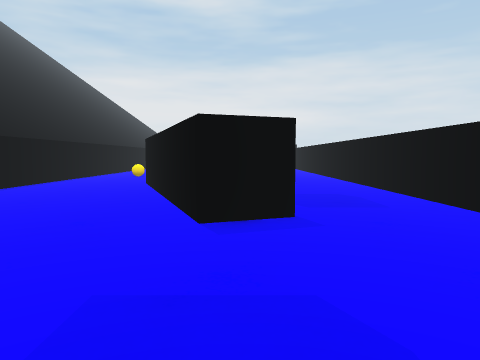
view 1 (above)

24 first-person views from a walk through a Unity game level. The camera is 0.62 m above the floor, tilts 4° down and sees 70° across. The floor is counted in squares, 1 m on a side. Each view is taken from the middle of a square. On the plan, view 1 faces up. The plan holds only what a view shows up to about 10 squares ahead; the rest is blank. The place goes on beyond the plan. The player is left out.

view 2
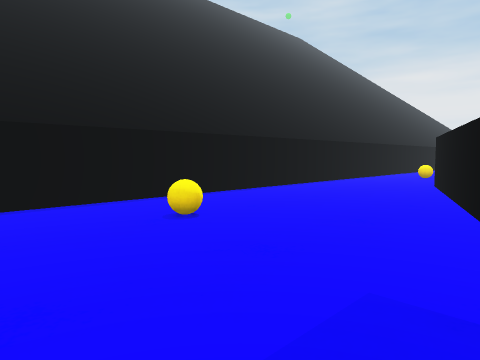

view 3
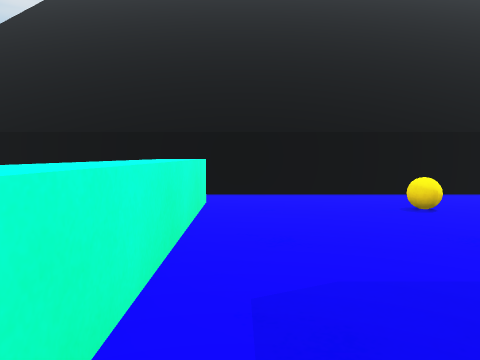

view 4
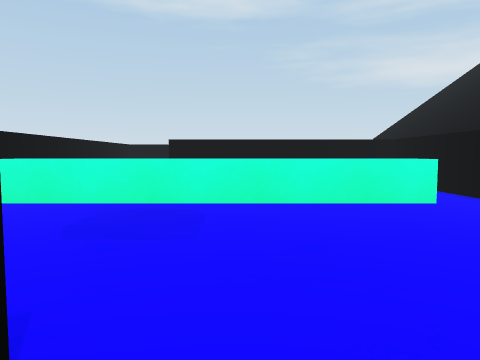

view 5
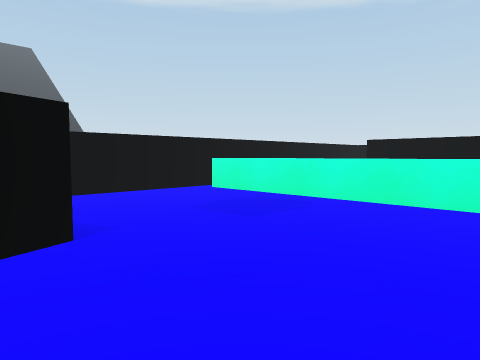

view 6
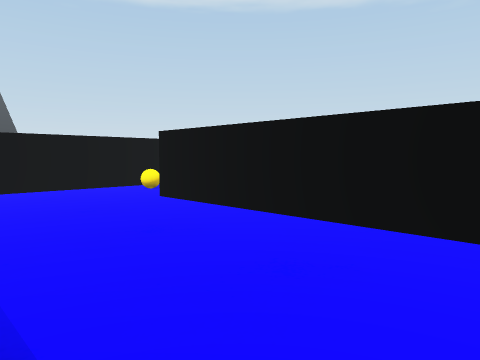

view 7
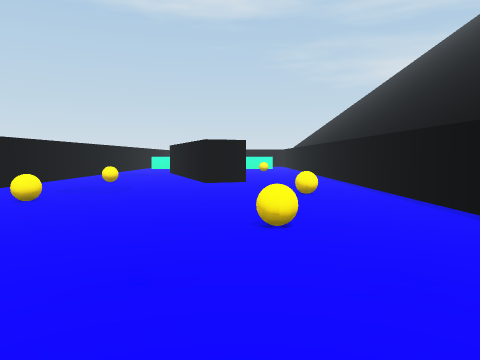

view 8
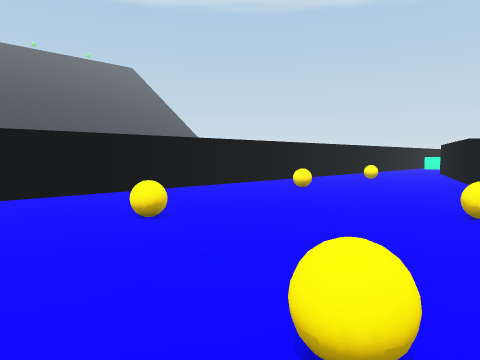

view 9
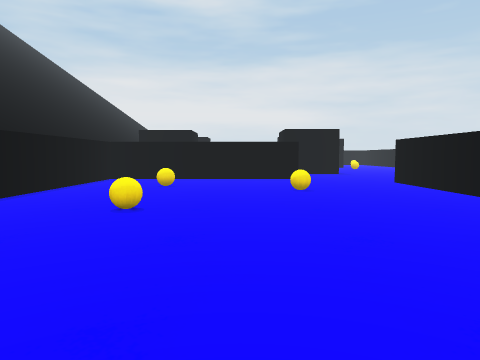

view 10
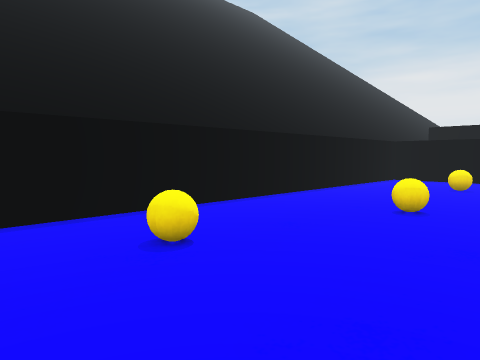

view 11
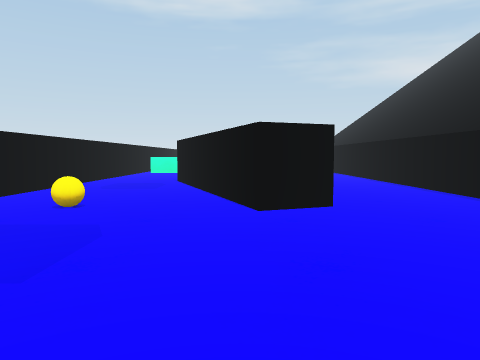

view 12
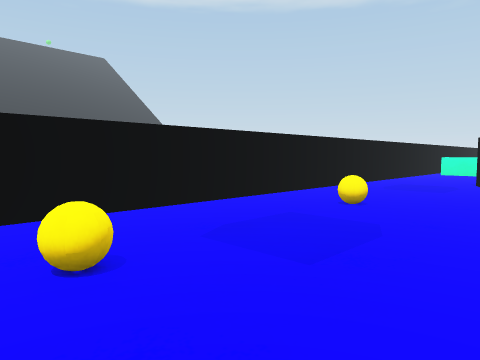

view 13
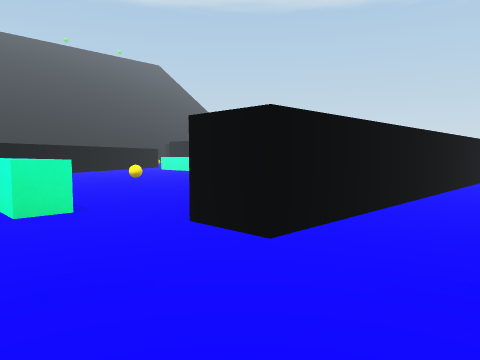

view 14
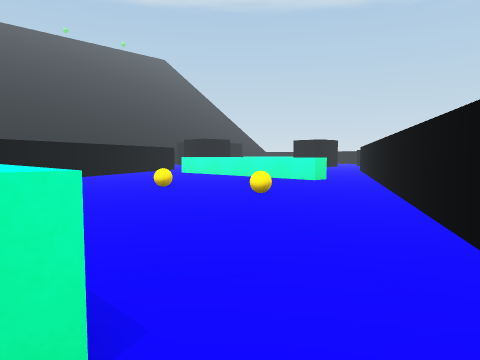

view 15
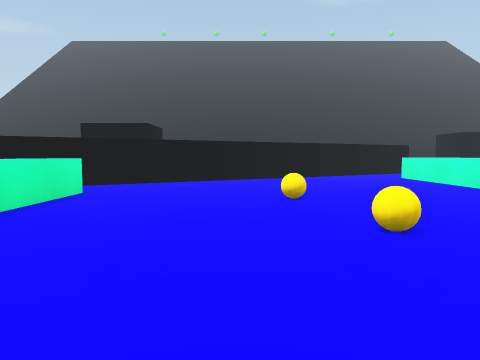

view 16
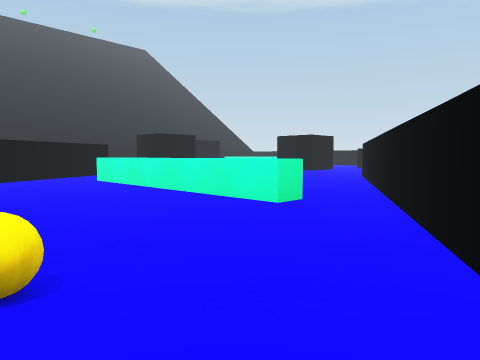

view 17
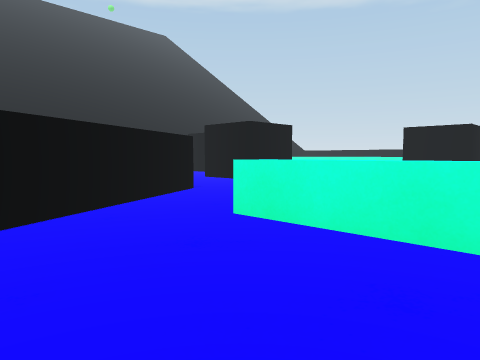

view 18
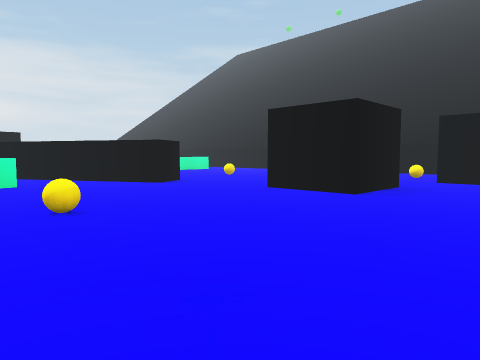

view 19
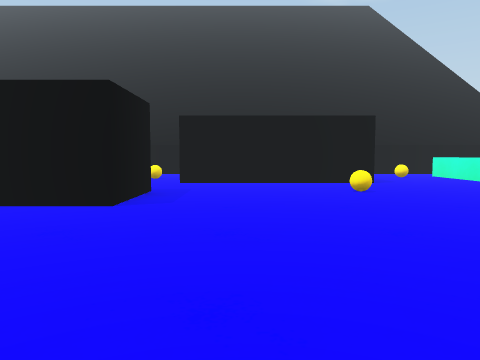

view 20
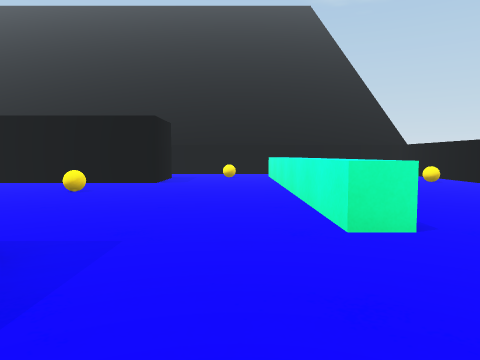

view 21
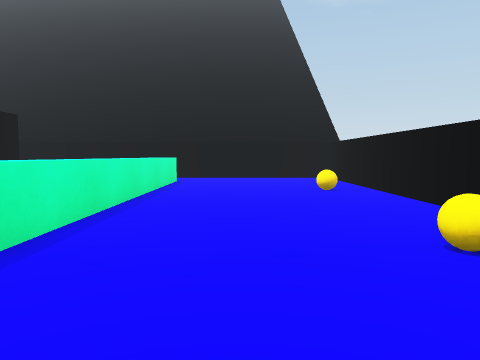

view 22
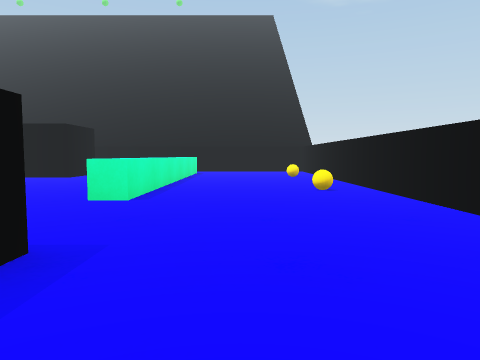

view 23
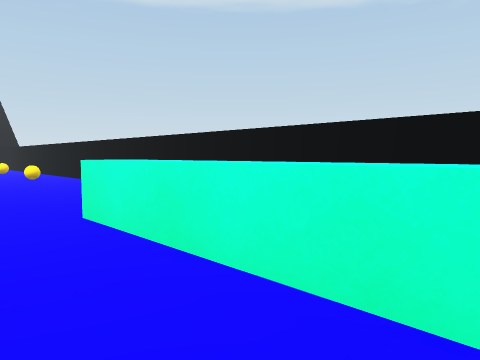

view 24
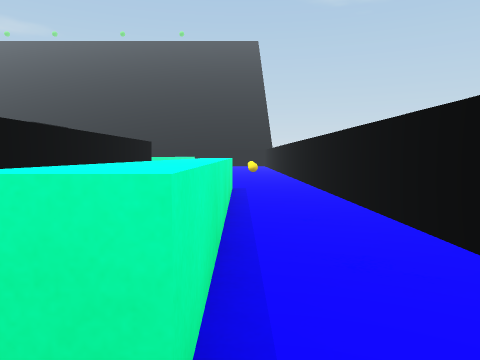

### Floor plan
Key: @ floor where view 1 was taken; # wall or solid block; . floor; ^ raised ledge; B ball; C black cube; O other object.
Columns run from 5 left of view 1 to 26 right of it. Each row starts with its distance up from view 1.
 19       ....       ## CC
 18 ######....^^  ^^..# CC
 17 #.......#.........##
 16 #.B.....# .........#
 15 #....B..##.........##
 14 #.......###..B.B....#
 13 #..B....# ##........##
 12 #.......#  #.........#
 11 #.....B.#  ##........##
 10 #.B.....#   #.^^^^^^..##.
  9 #.......#   ##..   ...#...
  8 #..##.B.#    #..   .......
  7 #..##...#    ##..  ......
  6 #...#...#     #..  B...CCC
  5 #...##..#     ##. .....CCC..B
  4 #....#..#      #  .........#
  3 #.......#         .........#
  2 #.B.....#         .........#
  1 #.......#           CC...B.#   #
  0 #....@..#           CC.....##. #
 -1 #.^^^^^^#           .......... #
 -2 #.......#          ..........O #
 -3 #.......#    #######..^^^^^^^^ #
 -4 #######B#    ..................#
 -5        B#  ....................#
 -6         # .^^^^^^......B...B...#
 -7            ................B...#
 -8             ####################

Positions as (right, up) in squares from view 1, and headings:
1: (0, 0), facing up
2: (0, 0), facing up-left
3: (1, 0), facing left
4: (-1, 4), facing down
5: (-3, 4), facing down-right
6: (-4, -1), facing down-right
7: (-2, 16), facing down
8: (-3, 17), facing down-right
9: (-1, 9), facing up
10: (-1, 9), facing up-left
11: (-1, 12), facing down
12: (-1, 12), facing down-right
13: (1, 19), facing down-right
14: (4, 18), facing down-right
15: (5, 15), facing right
16: (6, 14), facing down-right
17: (12, 13), facing down-right
18: (13, 2), facing up-right
19: (14, 3), facing right
20: (14, -2), facing right
21: (16, -5), facing right
22: (12, -5), facing right
23: (8, -4), facing down-right
24: (5, -6), facing right
